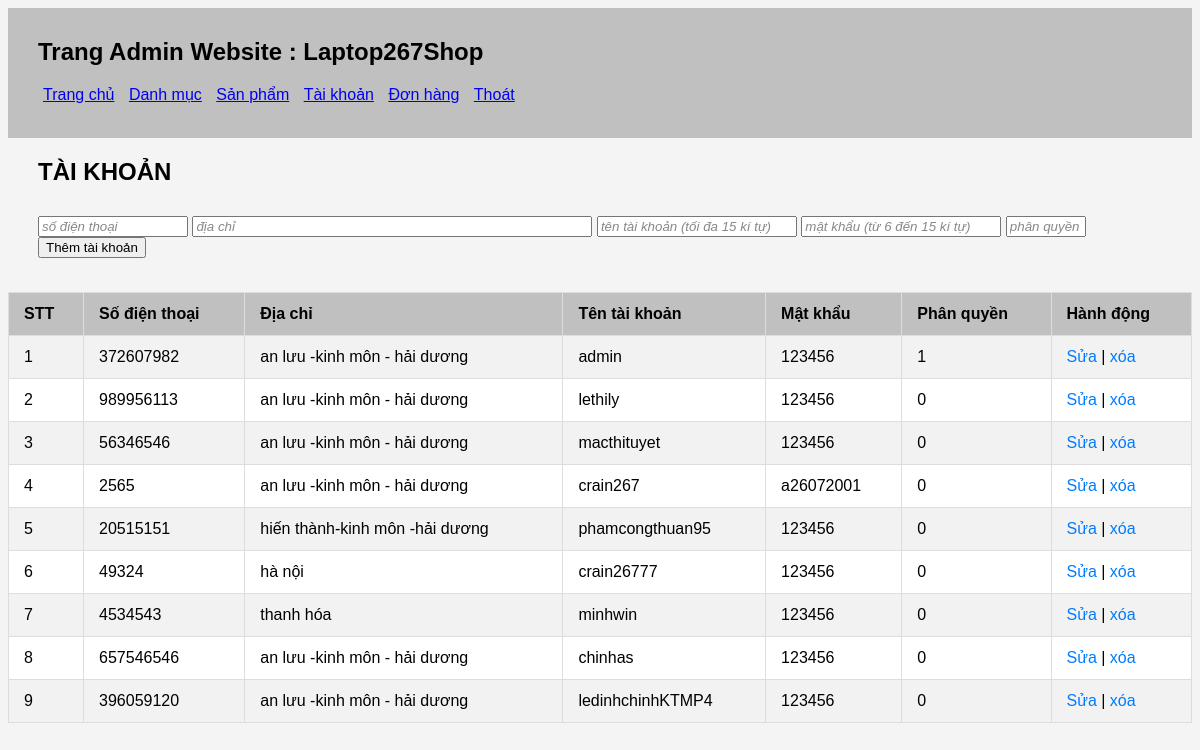
/admin/admin.php?act=taikhoan (signed in), run on the app's committed database.
### tables this page shows
CREATE TABLE `tbl_user` (
  `id` int NOT NULL,
  `phone` int NOT NULL,
  `adress` varchar(50) NOT NULL,
  `username` varchar(20) NOT NULL,
  `password` varchar(20) NOT NULL,
  `repassword` varchar(20) NOT NULL,
  `role` tinyint(1) NOT NULL DEFAULT '0'
);

### model/taikhoan.php (called while the page is built, shortened)
<?php
function getall_tk(){
     $conn = connectdb();
     $stmt = $conn->prepare("SELECT *FROM tbl_user");
     $stmt->execute();
     $kq=$stmt->fetchAll();
     return $kq;
}
?>

### admin/taikhoan.php (the view, shortened to what this page needs)
<link rel="stylesheet" href="admin.css">
<section>
    <div class="footer2">
        <h1>TÀI KHOẢN</h1>
    </div>
    <div class="text-header">
    <form action="admin.php?act=addtk" method="post">
       <input type="text" name="phone" id="dienthoai" placeholder="số điện thoại">
       <input type="text" name="adress" id="diachi" placeholder="địa chỉ">
       <input type="text" name="username" id="taikhoan" placeholder="tên tài khoản (tối đa 15 kí tự)">
       <input type="text" name="password" id="matkhau" placeholder="mật khẩu (từ 6 đến 15 kí tự)">
       <input type="text" name="role" id="phanquyen" placeholder="phân quyền">
       <input type="submit" name="themmoi" value="Thêm tài khoản">
    </form>
    </div>
    <br>
    <table class="styled-table">
        <tr>
            <th>STT</th>
            <th>Số điện thoại</th>
            <th>Địa chỉ</th>
            <th>Tên tài khoản</th>
            <th>Mật khẩu</th>
            <th>Phân quyền</th>
            <th>Hành động</th>
        </tr>
        <?php
           if(isset($kq)&&(count($kq)>0)){
               $i=1;
               foreach($kq as $tk){
                  echo '   <tr>
                             <td>'.$i.'</td>
                             <td>'.$tk['phone'].'</td>
                             <td>'.$tk['adress'].'</td>
                             <td>'.$tk['username'].'</td>
                             <td>'.$tk['password'].'</td>
                             <td>'.$tk['role'].'</td>
                             <td><a href="admin.php?act=updatetkform&id='.$tk['id'].'">Sửa</a> | <a href="admin.php?act=deltk&id='.$tk['id'].'">xóa</a></td>
                           </tr>';
                           $i++;
               }
           }
        ?>
    </table>
</section>

### admin/admin.css (style rules this page uses)
.text-header { padding-top:10px; padding-left:30px; }
.footer2 { padding-left:30px; }
.styled-table { width: 100%; border-collapse: collapse; background-color: #fff; }
.styled-table th, .styled-table td { padding: 12px 15px; border: 1px solid #dddddd; text-align: left; }
.styled-table th { background-color: silver; color: black; }
.styled-table tr:nth-child(even) { background-color: #f2f2f2; }
.styled-table a { color: #007bff; text-decoration: none; }
input::placeholder { color: #888; font-style: italic; }
#diachi { width:400px; }
#phanquyen { width:80px; }
#matkhau { width:200px; }
#taikhoan { width:200px; }
#dienthoai { width:150px; }

### data on the page
tbl_user: phone "372607982", adress "an lưu -kinh môn - hải dương", username "admin", password "123456", role "1"
tbl_user: phone "989956113", adress "an lưu -kinh môn - hải dương", username "lethily", password "123456", role "0"
tbl_user: phone "56346546", adress "an lưu -kinh môn - hải dương", username "macthituyet", password "123456", role "0"
tbl_user: phone "2565", adress "an lưu -kinh môn - hải dương", username "crain267", password "a26072001", role "0"
tbl_user: phone "20515151", adress "hiến thành-kinh môn -hải dương", username "phamcongthuan95", password "123456", role "0"
tbl_user: phone "49324", adress "hà nội", username "crain26777", password "123456", role "0"
tbl_user: phone "4534543", adress "thanh hóa", username "minhwin", password "123456", role "0"
tbl_user: phone "657546546", adress "an lưu -kinh môn - hải dương", username "chinhas", password "123456", role "0"
tbl_user: phone "396059120", adress "an lưu -kinh môn - hải dương", username "ledinhchinhKTMP4", password "123456", role "0"
